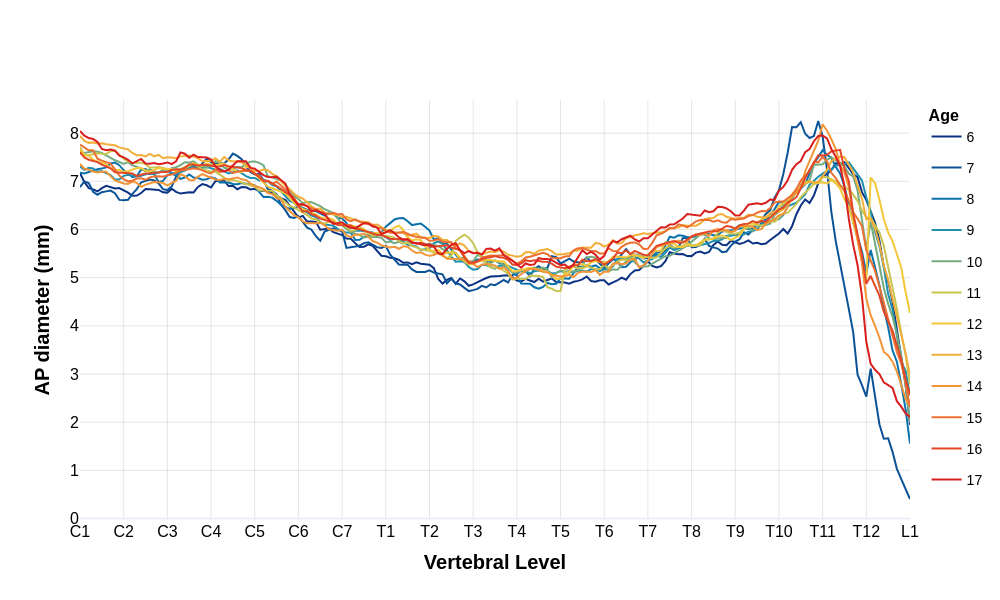
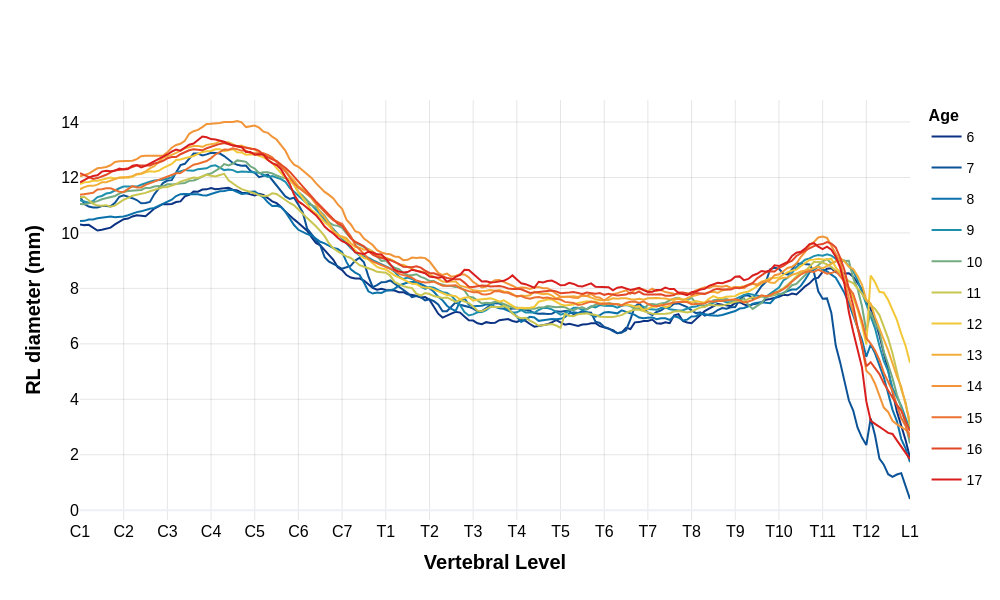

Notebook code for these charts, in order:
### Markdown cell above
#### 2.1 All participants

### Code cell
plot_morphometrics(morphometrics_df, 'AP_diameter', 'AP diameter (mm)')
plot_morphometrics(morphometrics_df, 'RL_diameter', 'RL diameter (mm)')

### Figure 1 — Plotly figure (JSON) as saved in the notebook; plotly's stock layout.template omitted (floating-point values rounded to 4 significant figures; data arrays with more than 128 entries replaced by an {"elided": "..."} marker saying what was removed)
{"data": [{"legendgroup": "Age 6", "line": {"color": "rgb(12, 51, 131)", "width": 2}, "marker": {"size": 6}, "mode": "lines", "name": "6", "type": "scatter", "x": {"elided": "191 float values"}, "y": {"elided": "191 float values"}}, {"legendgroup": "Age 7", "line": {"color": "rgb(11, 82, 151)", "width": 2}, "marker": {"size": 6}, "mode": "lines", "name": "7", "type": "scatter", "x": {"elided": "191 float values"}, "y": {"elided": "191 float values"}}, {"legendgroup": "Age 8", "line": {"color": "rgb(11, 113, 171)", "width": 2}, "marker": {"size": 6}, "mode": "lines", "name": "8", "type": "scatter", "x": {"elided": "191 float values"}, "y": {"elided": "191 float values"}}, {"legendgroup": "Age 9", "line": {"color": "rgb(31, 143, 174)", "width": 2}, "marker": {"size": 6}, "mode": "lines", "name": "9", "type": "scatter", "x": {"elided": "191 float values"}, "y": {"elided": "191 float values"}}, {"legendgroup": "Age 10", "line": {"color": "rgb(115, 170, 127)", "width": 2}, "marker": {"size": 6}, "mode": "lines", "name": "10", "type": "scatter", "x": {"elided": "191 float values"}, "y": {"elided": "191 float values"}}, {"legendgroup": "Age 11", "line": {"color": "rgb(200, 197, 80)", "width": 2}, "marker": {"size": 6}, "mode": "lines", "name": "11", "type": "scatter", "x": {"elided": "191 float values"}, "y": {"elided": "191 float values"}}, {"legendgroup": "Age 12", "line": {"color": "rgb(242, 199, 56)", "width": 2}, "marker": {"size": 6}, "mode": "lines", "name": "12", "type": "scatter", "x": {"elided": "191 float values"}, "y": {"elided": "191 float values"}}, {"legendgroup": "Age 13", "line": {"color": "rgb(242, 174, 56)", "width": 2}, "marker": {"size": 6}, "mode": "lines", "name": "13", "type": "scatter", "x": {"elided": "191 float values"}, "y": {"elided": "191 float values"}}, {"legendgroup": "Age 14", "line": {"color": "rgb(242, 149, 56)", "width": 2}, "marker": {"size": 6}, "mode": "lines", "name": "14", "type": "scatter", "x": {"elided": "191 float values"}, "y": {"elided": "191 float values"}}, {"legendgroup": "Age 15", "line": {"color": "rgb(235, 112, 49)", "width": 2}, "marker": {"size": 6}, "mode": "lines", "name": "15", "type": "scatter", "x": {"elided": "191 float values"}, "y": {"elided": "191 float values"}}, {"legendgroup": "Age 16", "line": {"color": "rgb(226, 71, 39)", "width": 2}, "marker": {"size": 6}, "mode": "lines", "name": "16", "type": "scatter", "x": {"elided": "191 float values"}, "y": {"elided": "191 float values"}}, {"legendgroup": "Age 17", "line": {"color": "rgb(217, 30, 30)", "width": 2}, "marker": {"size": 6}, "mode": "lines", "name": "17", "type": "scatter", "x": {"elided": "191 float values"}, "y": {"elided": "191 float values"}}], "layout": {"height": 600, "legend": {"font": {"color": "black", "family": "Arial", "size": 14}, "title": {"font": {"color": "black", "family": "Arial", "size": 16, "weight": "bold"}, "text": "Age"}}, "title": {"text": " "}, "width": 1000, "xaxis": {"gridcolor": "rgba(0, 0, 0, 0.1)", "tickangle": 0, "tickcolor": "black", "tickfont": {"color": "black", "family": "Arial", "size": 16}, "tickmode": "array", "ticktext": ["C1", "C2", "C3", "C4", "C5", "C6", "C7", "T1", "T2", "T3", "T4", "T5", "T6", "T7", "T8", "T9", "T10", "T11", "T12", "L1"], "tickvals": [1, 2, 3, 4, 5, 6, 7, 8, 9, 10, 11, 12, 13, 14, 15, 16, 17, 18, 19, 20], "title": {"font": {"color": "black", "family": "Arial", "size": 20, "weight": "bold"}, "text": "Vertebral Level"}}, "yaxis": {"gridcolor": "rgba(0, 0, 0, 0.1)", "tickcolor": "black", "tickfont": {"color": "black", "family": "Arial", "size": 16}, "title": {"font": {"color": "black", "family": "Arial", "size": 20, "weight": "bold"}, "text": "AP diameter (mm)"}}}}

### Figure 2 — Plotly figure (JSON) as saved in the notebook; plotly's stock layout.template omitted (floating-point values rounded to 4 significant figures; data arrays with more than 128 entries replaced by an {"elided": "..."} marker saying what was removed)
{"data": [{"legendgroup": "Age 6", "line": {"color": "rgb(12, 51, 131)", "width": 2}, "marker": {"size": 6}, "mode": "lines", "name": "6", "type": "scatter", "x": {"elided": "191 float values"}, "y": {"elided": "191 float values"}}, {"legendgroup": "Age 7", "line": {"color": "rgb(11, 82, 151)", "width": 2}, "marker": {"size": 6}, "mode": "lines", "name": "7", "type": "scatter", "x": {"elided": "191 float values"}, "y": {"elided": "191 float values"}}, {"legendgroup": "Age 8", "line": {"color": "rgb(11, 113, 171)", "width": 2}, "marker": {"size": 6}, "mode": "lines", "name": "8", "type": "scatter", "x": {"elided": "191 float values"}, "y": {"elided": "191 float values"}}, {"legendgroup": "Age 9", "line": {"color": "rgb(31, 143, 174)", "width": 2}, "marker": {"size": 6}, "mode": "lines", "name": "9", "type": "scatter", "x": {"elided": "191 float values"}, "y": {"elided": "191 float values"}}, {"legendgroup": "Age 10", "line": {"color": "rgb(115, 170, 127)", "width": 2}, "marker": {"size": 6}, "mode": "lines", "name": "10", "type": "scatter", "x": {"elided": "191 float values"}, "y": {"elided": "191 float values"}}, {"legendgroup": "Age 11", "line": {"color": "rgb(200, 197, 80)", "width": 2}, "marker": {"size": 6}, "mode": "lines", "name": "11", "type": "scatter", "x": {"elided": "191 float values"}, "y": {"elided": "191 float values"}}, {"legendgroup": "Age 12", "line": {"color": "rgb(242, 199, 56)", "width": 2}, "marker": {"size": 6}, "mode": "lines", "name": "12", "type": "scatter", "x": {"elided": "191 float values"}, "y": {"elided": "191 float values"}}, {"legendgroup": "Age 13", "line": {"color": "rgb(242, 174, 56)", "width": 2}, "marker": {"size": 6}, "mode": "lines", "name": "13", "type": "scatter", "x": {"elided": "191 float values"}, "y": {"elided": "191 float values"}}, {"legendgroup": "Age 14", "line": {"color": "rgb(242, 149, 56)", "width": 2}, "marker": {"size": 6}, "mode": "lines", "name": "14", "type": "scatter", "x": {"elided": "191 float values"}, "y": {"elided": "191 float values"}}, {"legendgroup": "Age 15", "line": {"color": "rgb(235, 112, 49)", "width": 2}, "marker": {"size": 6}, "mode": "lines", "name": "15", "type": "scatter", "x": {"elided": "191 float values"}, "y": {"elided": "191 float values"}}, {"legendgroup": "Age 16", "line": {"color": "rgb(226, 71, 39)", "width": 2}, "marker": {"size": 6}, "mode": "lines", "name": "16", "type": "scatter", "x": {"elided": "191 float values"}, "y": {"elided": "191 float values"}}, {"legendgroup": "Age 17", "line": {"color": "rgb(217, 30, 30)", "width": 2}, "marker": {"size": 6}, "mode": "lines", "name": "17", "type": "scatter", "x": {"elided": "191 float values"}, "y": {"elided": "191 float values"}}], "layout": {"height": 600, "legend": {"font": {"color": "black", "family": "Arial", "size": 14}, "title": {"font": {"color": "black", "family": "Arial", "size": 16, "weight": "bold"}, "text": "Age"}}, "title": {"text": " "}, "width": 1000, "xaxis": {"gridcolor": "rgba(0, 0, 0, 0.1)", "tickangle": 0, "tickcolor": "black", "tickfont": {"color": "black", "family": "Arial", "size": 16}, "tickmode": "array", "ticktext": ["C1", "C2", "C3", "C4", "C5", "C6", "C7", "T1", "T2", "T3", "T4", "T5", "T6", "T7", "T8", "T9", "T10", "T11", "T12", "L1"], "tickvals": [1, 2, 3, 4, 5, 6, 7, 8, 9, 10, 11, 12, 13, 14, 15, 16, 17, 18, 19, 20], "title": {"font": {"color": "black", "family": "Arial", "size": 20, "weight": "bold"}, "text": "Vertebral Level"}}, "yaxis": {"gridcolor": "rgba(0, 0, 0, 0.1)", "tickcolor": "black", "tickfont": {"color": "black", "family": "Arial", "size": 16}, "title": {"font": {"color": "black", "family": "Arial", "size": 20, "weight": "bold"}, "text": "RL diameter (mm)"}}}}
